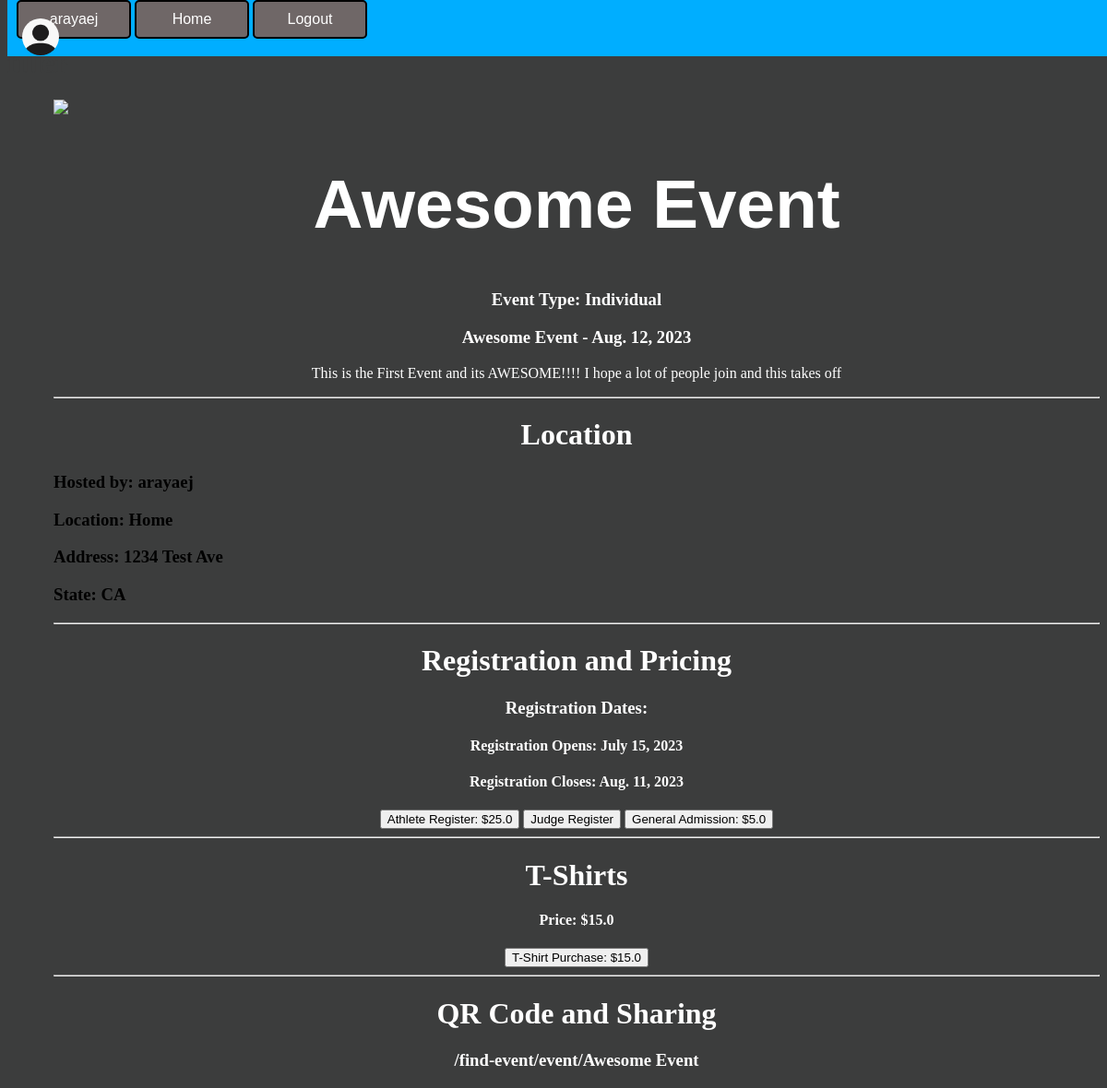
Page /find-event/event/Awesome Event (signed in) on the committed database.
### PlanIFYWOD/models.py (models this page shows, shortened)
class Event(models.Model):
    event_id = models.AutoField(primary_key=True, unique=True)
    event_host_user = models.ForeignKey(UserAccount, on_delete=models.CASCADE, db_column='username')
    event_host_affiliate = models.ForeignKey(Affiliate, on_delete=models.CASCADE, related_name='+', blank=True, null=True)
    event_status = models.CharField(max_length=25, choices=EVENT_STATUS, default='ACTIVE',null=False)
    event_name = models.CharField(max_length=100, unique=True)
    event_date_created = models.DateField(null=False, auto_now=True)
    event_date = models.DateField(null=False)
    event_start_time = models.TimeField(null=True, blank=True)
    event_size = models.CharField(max_length=10, choices=SIZE, default='50-100', null=False)
    event_location = models.CharField(max_length=100)
    event_address = models.CharField(max_length=100)
    event_city = models.CharField(max_length=100, null=True, blank=True)
    event_zip = models.IntegerField(null=True, blank=True)
    event_country = models.CharField(max_length=50, null=True)
    event_state = models.CharField(max_length=30, null=True)
    event_phone_number = models.CharField(max_length=20)
    event_description = models.TextField(max_length=100, null=True, blank=True)
    event_long_description = models.TextField(max_length=512, null=True, blank=True)
    event_tshirts = models.BooleanField(default=False)
    event_tshirts_price = models.FloatField(null=True, blank=True, default=0.00)
    event_tshirt_image = models.ImageField(upload_to='shirt-images', null=True, blank=True)
    event_type = models.TextField(max_length=20, choices=EVENT_TYPE, default='Individual',null=False)
    event_registration_date_open = models.DateField(null=True, blank=True)
    event_registration_date_close = models.DateField(null=True, blank=True)
    event_price_athlete = models.FloatField(default=0.00)
    event_price_general = models.FloatField(default=0.00)
    event_promo_code = models.BooleanField(default=False)
    event_waiver = models.BooleanField(default=False)
    event_waiver_document = models.FileField(null=True, blank=True)
    event_prizes = models.BooleanField(default=False)
    event_banner = models.ImageField(upload_to='images/', null=True, blank=True)
    event_vendors = models.BooleanField(default=False)
    def __str__(self) -> str:
        return self.event_name

class UserAccount(models.Model):
    username = models.OneToOneField(User, null=True, on_delete=models.CASCADE, blank=True, db_column='username')
    user_id_number = models.AutoField(primary_key=True, unique=True)
    status_user = models.CharField(max_length=20, choices=STATUS, default='ACTIVE', null=False, blank=True)
    gender_user = models.CharField(max_length=15, choices=GENDERS, default='Male')
    date_joined_user = models.DateField(null=False, auto_now_add=True, blank=True)
    first_name_user = models.CharField(max_length=25, null=False, blank=True)
    last_name_user = models.CharField(max_length=25, null=False, blank=True)
    birthday_user = models.DateField(null=True, blank=True)
    email_user = models.EmailField(max_length=75, blank=True)
    phone_number_user = models.CharField(max_length=20, blank=True)
    address_user = models.CharField(max_length=100, blank=True)
    city_user = models.CharField(max_length=100, blank=True)
    zip_code_user = models.CharField(max_length=100, blank=True)
    host_user = models.BooleanField(null=True, blank=True)
    host_user_approved = models.BooleanField(null=True, blank=True, default=False)
    athlete_user = models.BooleanField(null=True, blank=True)
    athlete_user_approved = models.BooleanField(null=True, blank=True, default=False)
    vendor_user = models.BooleanField(null=True, blank=True)
    vendor_user_approved = models.BooleanField(null=True, blank=True, default=False)
    user_bio = models.TextField(null=True, max_length=250, blank=True)
    user_picture = models.ImageField(upload_to='profile_img/',null=True, blank=True)
    def __str__(self) -> str:
        return str(self.username)

### PlanIFYWOD/views.py (the view, shortened to what this page needs)
# urls.py: path('find-event/event/<str:event>', views.generalevent, name='GeneralEvent'),
def generalevent(request, event):
    usern = None
    athlete = None
    e = Event.objects.get(event_name=event)
    print(e)
    try:
        usern = UserAccount.objects.get(username=request.user)
    except:
        pass
    if usern:
        athlete, _, _, img = checkstatus(request)
    event_info = Event.objects.get(event_name=event)
    qr = request.path
    if not 'team' in e.event_type:
        if usern:
            form = EventParticipantForm(initial={'first_name_of_participant': usern.first_name_user,
                                                'last_name_of_participant': usern.last_name_user,
                                                'birthday_of_participant': usern.birthday_user,
                                                'gender_of_participant': usern.gender_user,
                                                'email_of_participant': usern.email_user,
                                                'city_of_participant': usern.city_user,
                                                'zip_code_of_participant': usern.zip_code_user,
                                                'address_of_participant': usern.address_user,
                                                'role': 'Athlete',
                                                'event_name': e,
                                                'team': None
                                                })
        else:
            form = EventParticipantForm(initial={'role': 'Athlete',
                                                 'role': 'Athlete',
                                                'event_name': e,
                                                'team': None})
    if request.method == 'POST':
        form = EventParticipantForm(request.POST)
        if form.is_valid():
            form.save()
    return render(request, 'PlanIFYweb/eventpage.html',{'event_info': event_info, 'qr': qr, 'form': form})

### PlanIFYWOD/views.py (called while the page is built)
def checkstatus(request):
    usern = UserAccount.objects.filter(username=request.user).values()
    athlete_approved = usern[0]['athlete_user_approved']
    host_approved = usern[0]['host_user_approved']
    vendor_approved = usern[0]['vendor_user_approved']
    img = usern[0]['user_picture']
    return athlete_approved, host_approved, vendor_approved, img

### PlanIFYWOD/templates/PlanIFYweb/eventpage.html (shortened to what this page needs)
{% extends 'PlanIFYweb/navbar.html' %}
{% load static %}
{% block content %}
<body style="background-color: rgb(60, 61, 61);">
    <div class="filler">
        <h1 class="filler-text" style="color: rgb(60, 61, 61);">filler</h1>
    </div>
    <div class="home-page-div">
        <div>
            {% if event.event_banner %}
            <img src="media/{{event_info.event_banner}}" class="banner"/>
            {% else %}
            <img src="{% static '/media/images/generic_workout.jpeg' %}" class="banner"/>
            {% endif %}
            <h1 class="section-title" style="font-family: Arial, Helvetica, sans-serif; font-size: 56pt;">{{event_info.event_name}}</h1>
            <h3 class="section-title">Event Type: {{event_info.event_type}}</h3>
            <h3 class="section-title">{{event_info.event_name}} - {{event_info.event_date}}</h3>
            <p class="section-title">{{event_info.event_long_description}}</p>
        </div>
    <hr>
        <div>
            <h1 class="section-title">Location</h1>
            <h3>Hosted by: {{event_info.event_host_user}}</h3>
            <h3>Location: {{event_info.event_location}}</h3>
            <h3>Address: {{event_info.event_address}}</h3>
            <h3>State: {{event_info.event_state}}</h3>
        </div>
    <hr>
        <div>
            <h1 class="section-title">Registration and Pricing</h1>
            <h3 class="section-title">Registration Dates:</h3>
            <h4 class="section-title">Registration Opens: {{event_info.event_registration_date_open}}</h4>
            <h4 class="section-title">Registration Closes: {{event_info.event_registration_date_close}}</h4>
            <div class="section-title">
                <button id="athlete-register">Athlete Register: ${{event_info.event_price_athlete}}</button>
                <button id="judge-register">Judge Register</button>
                <button id="general-register">General Admission: ${{event_info.event_price_general}}</button>
            </div>
        </div>
        {% if event_info.event_tshirts %}
    <hr>
        <div>
            <h1 class="section-title">T-Shirts</h1>
            <div class="section-title">
                <h4 class="section-title">Price: ${{event_info.event_tshirts_price}}</h4>
                <button id="tshirt-purchase">T-Shirt Purchase: ${{event_info.event_tshirts_price}}</button>
            </div>
        </div>
        {% endif %}
    <hr>
        <div>
            <h1 class="section-title">QR Code and Sharing</h1>
            <h3 id="qrcode" class="qrcode-text">{{ qr }}</h3>
        </div>
    </div>
</body>
{% endblock %}

### PlanIFYWOD/templates/PlanIFYweb/navbar.html (shortened to what this page needs)
{% load static %}
<!DOCTYPE html>
<html>
    <head>
        <link rel="stylesheet" type="text/css" href="{% static '/css/main.css' %}">
    </head>
    {% if user.is_authenticated %}
        <div class="nav-bar">
            <a href="{% url 'Profile' user=user %}"><div class="dashboard-button">{{user}}</div></a>
                {% if profile_pic %}
                    <img src="media/{{ img }}" class="profile-pic" />
                {% else %}
                <img src="{% static '/media/images/generic_avatar.png'  %}" class="profile-pic" />
                {% endif %}
            <a href="{% url 'Home' %}"><div class="dashboard-button">Home</div></a>
            <a href="{% url 'SignOut' %}"><div class="dashboard-button">Logout</div></a>
        </div>
    {% endif %}
    {% block content %}
    {% endblock%}
</html>

### PlanIFYweb/static/css/main.css (style rules this page uses)
div.nav-bar { background-color: rgb(0, 174, 255);; position:fixed; top: 0; width: 100%; overflow: hidden; z-index: 1; }
.profile-pic { position: absolute; left: 16px; top: 20px; width: 40px; height: 40px; border-radius: 50%; }
.filler { margin-top: 50px; }
.filler-text { color: white; }
.dashboard-button { color: white; position: relative; left: 10px; padding: 10px; width: 100px; border: 2px solid; border-radius: 5px; border-color: black; color: white; text-align: center; display: inline-block; background-color: rgb(111, 103, 103); font-family: Arial, Helvetica, sans-serif; }
.home-page-div { padding-left: 50px; background-color: rgb(60, 61, 61); }
.section-title { color: white; text-align: center; }
.banner { position: relative; object-fit: fill; }
.qrcode-text { text-align: center; color: white; }

### rows in the picture
Event: event_name "Awesome Event", event_type "Individual", event_date "Aug. 12, 2023", event_long_description "This is the First Event and its AWESOME!!!! I hope a lot of people join and this takes off", event_host_user "arayaej", event_location "Home", event_address "1234 Test Ave", event_state "CA", event_registration_date_open "July 15, 2023", event_registration_date_close "Aug. 11, 2023", event_price_athlete "25.0", event_price_general "5.0", event_tshirts_price "15.0"

### other values in the picture
{{ user }} "arayaej"
{{ qr }} "/find-event/event/Awesome Event"
